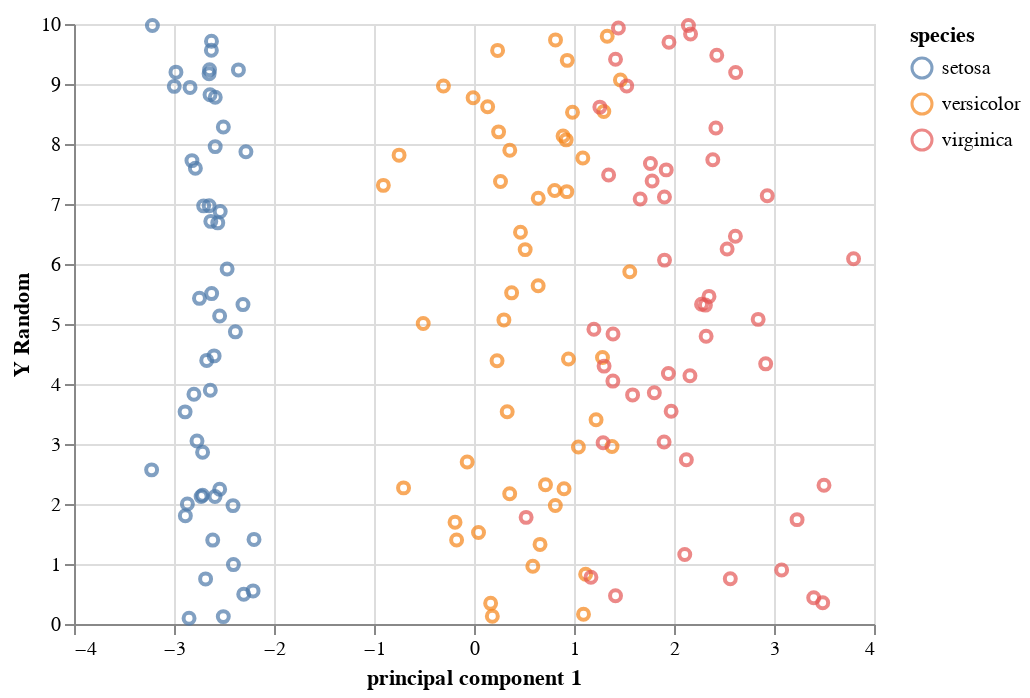

Write notebook code for a chart like this one.
### Markdown cell above
# Plot data on an XY plane where the Y is a random component to reduce overlap.

### Code cell
# Plot data on an XY plane where the Y is a random component to reduce overlap.
# finalDf = pd.concat([principalDf, iris['species']], axis = 1)
y_random = np.array(np.random.rand(150)*10)
y_random = pd.DataFrame(data = y_random, columns = ['Y Random'])

finalDf = pd.concat([principalDf, y_random,iris['species']], axis = 1)

finalDf
alt.Chart(finalDf).mark_point().encode(
    x='principal component 1',
    y='Y Random',
    color='species',
)

### Figure 1 — Vega-Lite specification as saved in the notebook (floating-point values rounded to 4 significant figures; data arrays with more than 128 entries replaced by an {"elided": "..."} marker saying what was removed)
{"config": {"view": {"continuousWidth": 400, "continuousHeight": 300}}, "data": {"name": "data-6e0cd97f0762d6b92c5abb18d527eb1f"}, "mark": "point", "encoding": {"color": {"type": "nominal", "field": "species"}, "x": {"type": "quantitative", "field": "principal component 1"}, "y": {"type": "quantitative", "field": "Y Random"}}, "$schema": "https://vega.github.io/schema/vega-lite/v4.0.2.json", "datasets": {"data-6e0cd97f0762d6b92c5abb18d527eb1f": {"elided": "150 records"}}}
